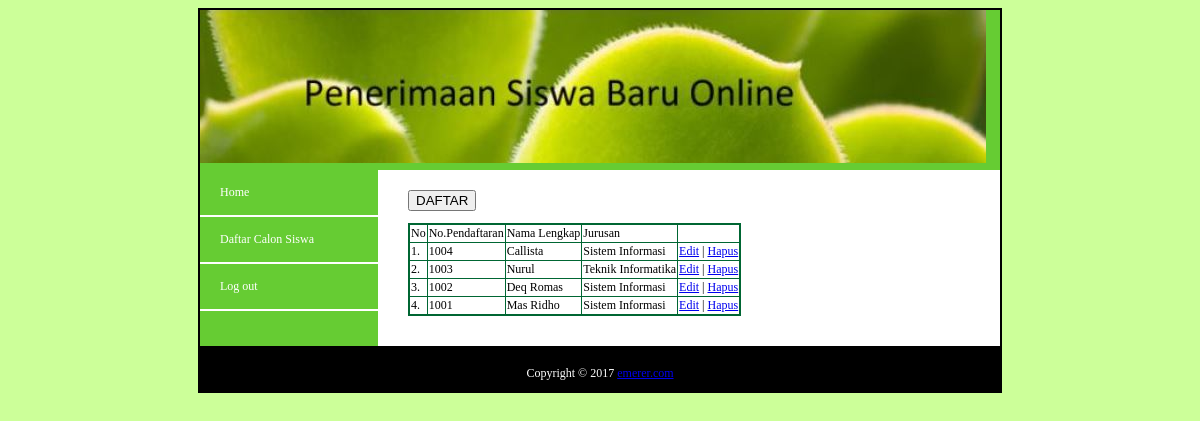
Screenshot of /lihat_spo.php with the database file from the repository.
### tables this page shows
CREATE TABLE `siswa` (
  `no_pendaftaran` varchar(100) NOT NULL,
  `nama` varchar(100) NOT NULL,
  `alamat` varchar(100) NOT NULL,
  `jns_kelamin` varchar(100) NOT NULL,
  `agama` varchar(100) NOT NULL,
  `email` varchar(100) NOT NULL,
  `sekolah_asal` text NOT NULL,
  `kd_jurusan` varchar(100) NOT NULL
);

CREATE TABLE `jurusan` (
  `kd_jurusan` varchar(100) NOT NULL,
  `nama_jurusan` varchar(100) NOT NULL
);

### lihat_spo.php (the view)
<?php
include"konek.php";
include"header.php";
echo"
<form method=POST action=form_spo.php>
<input type=submit value=DAFTAR>
</form>
<table border=1>
	<tr>
		<td>No</td>
		<td>No.Pendaftaran</td>
		<td>Nama Lengkap</td>
		<td>Jurusan</td>
		<td></td>
	</tr>";
$no=1;
$data=mysqli_query ($kon, "SELECT*FROM siswa,jurusan WHERE
siswa.kd_jurusan=jurusan.kd_jurusan ORDER BY
no_pendaftaran DESC");
while($r=mysqli_fetch_array($data)){
echo"
	<tr>
		<td>$no.</td>
		<td>$r[no_pendaftaran]</td>
		<td>$r[nama]</td>
		<td>$r[nama_jurusan]</td>
		<td><a href=edit_spo.php?id=$r[no_pendaftaran]>Edit</a> |
		<a href=\"hapus_spo.php?id=$r[no_pendaftaran] \" onClick=\"return confirm('Yakin Hapus $r[nama]?') \">Hapus</a>
		</td>
	</tr>";
$no++;
}
echo"</table>";
include"footer.php";
?>

### header.php
<html>
<head>
</head>
<body>
<link href=style2.css rel=stylesheet type=text/css>
<div id=header>
<div id=menu>
<ul>
<li><a href=home.php>Home</a></li>
<li><a href=lihat_spo.php>Daftar Calon Siswa</a></li>
<li><a href=logout.php>Log out</a></li>
</ul>
</div>
<div id=isi>

### footer.php
</div>
<div id=footer> Copyright &copy; 2017 <a href=http://emerer.com> emerer.com </a>
</div>
</div>
</body>
</html>

### style2.css (style rules this page uses)
body { background:#ccff99; font-family:verdana; font-size: 75%; }
#header { width:800px; margin-right:auto; margin-left:auto; border:2px solid black; padding-top:160px; background-image:url(bg.jpg); background-repeat:no-repeat; background-color:#6c3; }
#menu { position:absolute; width: 180px; }
#isi { background-color:white; margin-left:178px; padding:20px 10px 20px 30px; height:auto; }
#footer { background-color:black; padding:20px 0 10px 0; color:white; text-align:center; }
#menu ul { list-style: none; margin: 0; padding: 0; border: none; }
#menu li { margin: 0; padding: 0; }
#menu a:link, #menu a:visited { display: block; padding: 15px 5px 15px 20px; border-right: 2px solid white; border-bottom: 2px solid white; background-color: #6c3; color: #fff; text-decoration: none; }
table { font-size: 9pt; border-width: 2px; border-style: solid; border-color: #063; border-collapse: collapse; margin: 10px 0px; }

### rows the page displays
siswa: no_pendaftaran "1004", nama "Callista", kd_jurusan.nama_jurusan "Sistem Informasi"
siswa: no_pendaftaran "1003", nama "Nurul", kd_jurusan.nama_jurusan "Teknik Informatika"
siswa: no_pendaftaran "1002", nama "Deq Romas", kd_jurusan.nama_jurusan "Sistem Informasi"
siswa: no_pendaftaran "1001", nama "Mas Ridho", kd_jurusan.nama_jurusan "Sistem Informasi"
